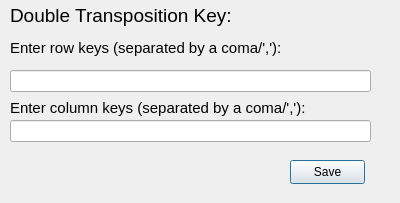
<?xml version="1.0" encoding="UTF-8"?>
<ui version="4.0">
 <class>dtEnterKey</class>
 <widget class="QDialog" name="dtEnterKey">
  <property name="geometry">
   <rect>
    <x>0</x>
    <y>0</y>
    <width>400</width>
    <height>203</height>
   </rect>
  </property>
  <property name="windowTitle">
   <string>Enter key</string>
  </property>
  <widget class="QLabel" name="mainLabel">
   <property name="geometry">
    <rect>
     <x>10</x>
     <y>0</y>
     <width>241</width>
     <height>31</height>
    </rect>
   </property>
   <property name="font">
    <font>
     <pointsize>14</pointsize>
    </font>
   </property>
   <property name="text">
    <string>Double Transposition Key:</string>
   </property>
  </widget>
  <widget class="QPushButton" name="saveButton">
   <property name="geometry">
    <rect>
     <x>290</x>
     <y>160</y>
     <width>75</width>
     <height>24</height>
    </rect>
   </property>
   <property name="text">
    <string>Save</string>
   </property>
  </widget>
  <widget class="QLabel" name="rowKeyLabel">
   <property name="geometry">
    <rect>
     <x>10</x>
     <y>40</y>
     <width>271</width>
     <height>16</height>
    </rect>
   </property>
   <property name="font">
    <font>
     <pointsize>11</pointsize>
    </font>
   </property>
   <property name="lineWidth">
    <number>6</number>
   </property>
   <property name="text">
    <string>Enter row keys (separated by a coma/','):</string>
   </property>
  </widget>
  <widget class="QLineEdit" name="rowKeyLineEdit">
   <property name="geometry">
    <rect>
     <x>10</x>
     <y>70</y>
     <width>361</width>
     <height>22</height>
    </rect>
   </property>
  </widget>
  <widget class="QLabel" name="colKeyLabel">
   <property name="geometry">
    <rect>
     <x>10</x>
     <y>100</y>
     <width>301</width>
     <height>16</height>
    </rect>
   </property>
   <property name="font">
    <font>
     <pointsize>11</pointsize>
    </font>
   </property>
   <property name="text">
    <string>Enter column keys (separated by a coma/','):</string>
   </property>
  </widget>
  <widget class="QLineEdit" name="colKeyLineEdit">
   <property name="geometry">
    <rect>
     <x>10</x>
     <y>120</y>
     <width>361</width>
     <height>22</height>
    </rect>
   </property>
  </widget>
 </widget>
 <resources/>
 <connections/>
</ui>
